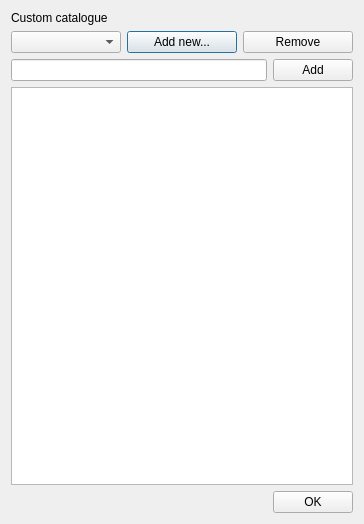
<?xml version="1.0" encoding="UTF-8"?>
<ui version="4.0">
 <class>CAddCustomObject</class>
 <widget class="QDialog" name="CAddCustomObject">
  <property name="geometry">
   <rect>
    <x>0</x>
    <y>0</y>
    <width>364</width>
    <height>524</height>
   </rect>
  </property>
  <property name="windowTitle">
   <string>Dialog</string>
  </property>
  <layout class="QVBoxLayout" name="verticalLayout_2">
   <item>
    <layout class="QVBoxLayout" name="verticalLayout">
     <item>
      <widget class="QLabel" name="label">
       <property name="text">
        <string>Custom catalogue</string>
       </property>
      </widget>
     </item>
     <item>
      <layout class="QVBoxLayout" name="verticalLayout_3">
       <item>
        <layout class="QHBoxLayout" name="horizontalLayout">
         <item>
          <widget class="QComboBox" name="comboBox"/>
         </item>
         <item>
          <widget class="QPushButton" name="pushButton">
           <property name="text">
            <string>Add new...</string>
           </property>
          </widget>
         </item>
         <item>
          <widget class="QPushButton" name="pushButton_4">
           <property name="text">
            <string>Remove</string>
           </property>
          </widget>
         </item>
        </layout>
       </item>
      </layout>
     </item>
     <item>
      <layout class="QHBoxLayout" name="horizontalLayout_3">
       <item>
        <widget class="QLineEdit" name="lineEdit"/>
       </item>
       <item>
        <widget class="QPushButton" name="pushButton_5">
         <property name="text">
          <string>Add</string>
         </property>
        </widget>
       </item>
      </layout>
     </item>
     <item>
      <widget class="QListView" name="listView"/>
     </item>
     <item>
      <layout class="QHBoxLayout" name="horizontalLayout_2">
       <item>
        <spacer name="horizontalSpacer">
         <property name="orientation">
          <enum>Qt::Horizontal</enum>
         </property>
         <property name="sizeHint" stdset="0">
          <size>
           <width>40</width>
           <height>20</height>
          </size>
         </property>
        </spacer>
       </item>
       <item>
        <widget class="QPushButton" name="pushButton_2">
         <property name="text">
          <string>OK</string>
         </property>
        </widget>
       </item>
      </layout>
     </item>
    </layout>
   </item>
  </layout>
 </widget>
 <tabstops>
  <tabstop>pushButton_5</tabstop>
  <tabstop>comboBox</tabstop>
  <tabstop>pushButton</tabstop>
  <tabstop>pushButton_4</tabstop>
  <tabstop>lineEdit</tabstop>
  <tabstop>listView</tabstop>
  <tabstop>pushButton_2</tabstop>
 </tabstops>
 <resources/>
 <connections/>
</ui>
